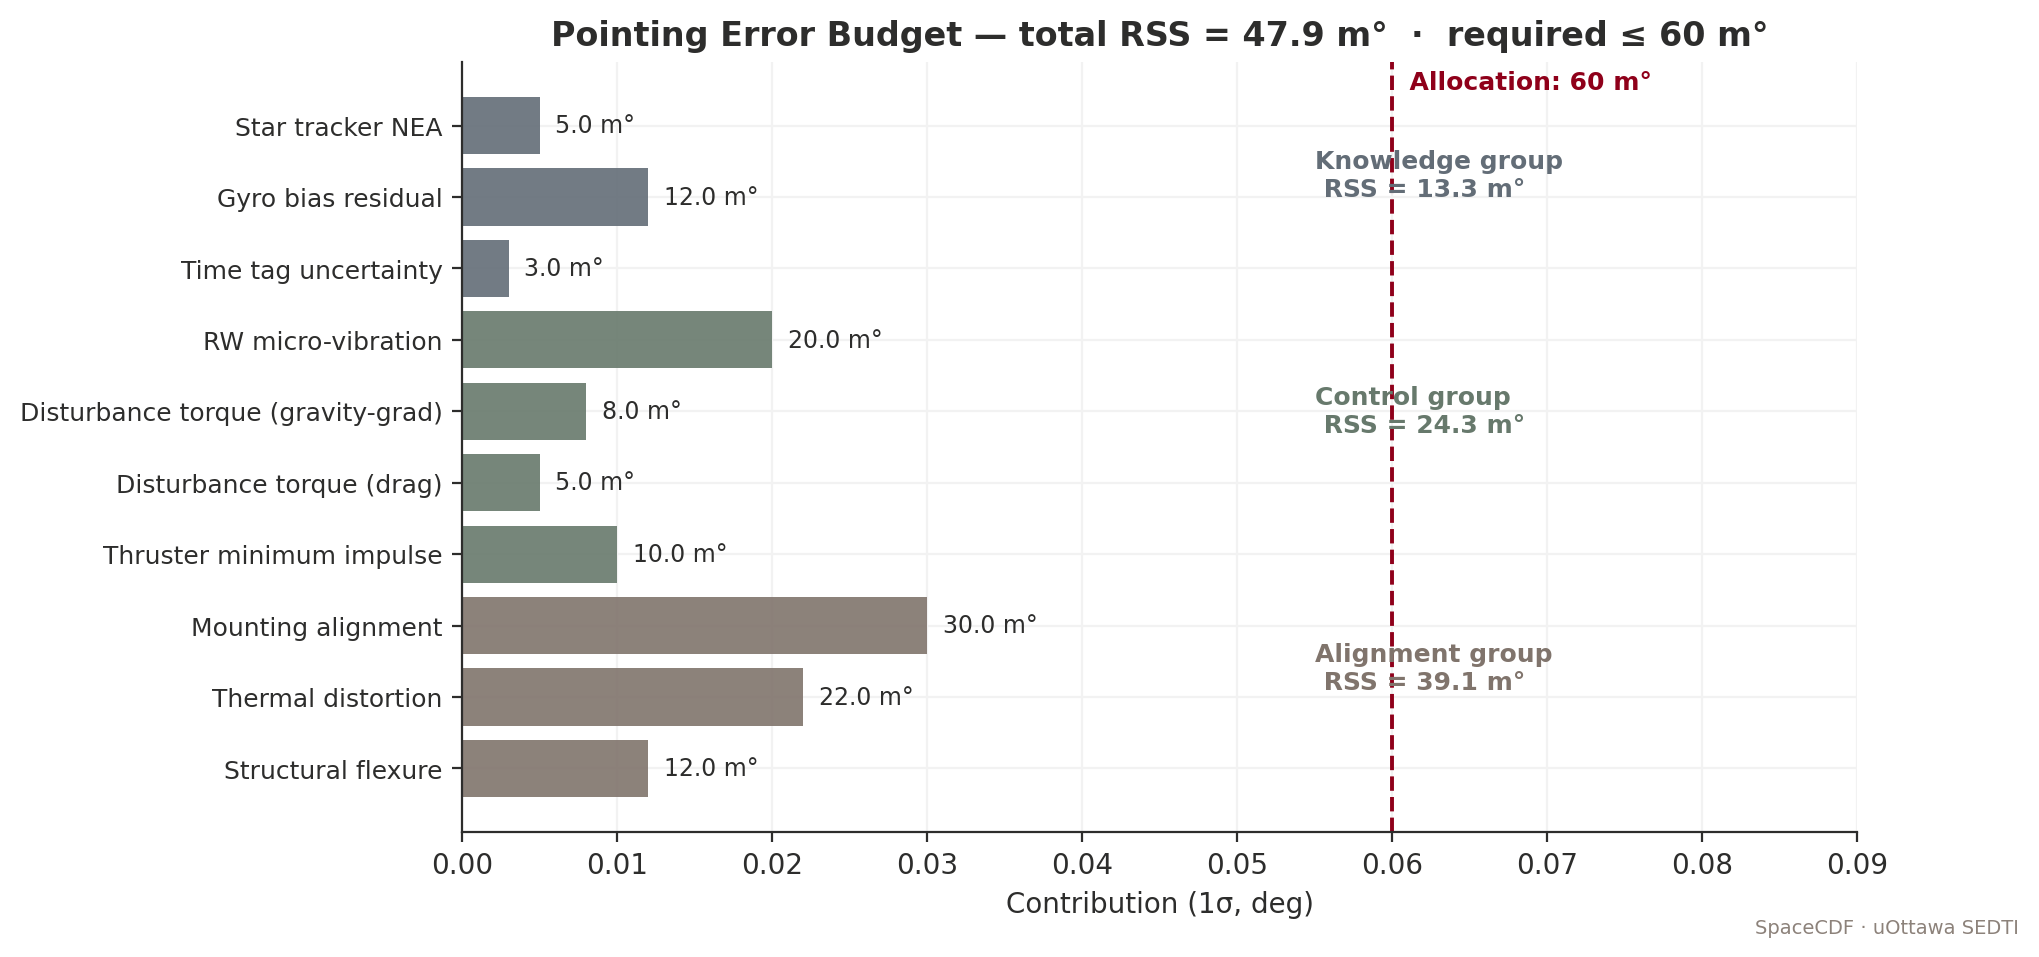

Generate this figure with Python:
"""Pointing-error budget tree — root-sum-square waterfall."""
import numpy as np
import matplotlib.pyplot as plt
from uottawa_brand import apply_style, COLORS, add_footer

apply_style()
fig, ax = plt.subplots(figsize=(9.0, 5.0))

# Budget rows — contributors (1σ, deg)
rows = [
    ("Star tracker NEA",                  0.005,   "knowledge"),
    ("Gyro bias residual",                0.012,   "knowledge"),
    ("Time tag uncertainty",              0.003,   "knowledge"),
    ("RW micro-vibration",                0.020,   "control"),
    ("Disturbance torque (gravity-grad)", 0.008,   "control"),
    ("Disturbance torque (drag)",         0.005,   "control"),
    ("Thruster minimum impulse",          0.010,   "control"),
    ("Mounting alignment",                0.030,   "alignment"),
    ("Thermal distortion",                0.022,   "alignment"),
    ("Structural flexure",                0.012,   "alignment"),
]
groups = ["knowledge", "control", "alignment"]
group_color = {"knowledge": COLORS["blue"],
               "control": COLORS["green"],
               "alignment": COLORS["warm_grey"]}

# RSS within group
group_rss = {}
for g in groups:
    vals = [v for _, v, gg in rows if gg == g]
    group_rss[g] = float(np.sqrt(np.sum(np.array(vals)**2)))

total_rss = float(np.sqrt(sum(v**2 for v in group_rss.values())))
required = 0.06   # deg, allocation for the mission

y_pos = list(range(len(rows), 0, -1))
labels = [r[0] for r in rows]
colors = [group_color[r[2]] for r in rows]
values = [r[1] for r in rows]

bars = ax.barh(y_pos, values, color=colors, alpha=0.9)
for y, v in zip(y_pos, values):
    ax.text(v + 0.001, y, f"{v*1000:.1f} m°", va="center", fontsize=8.5,
            color=COLORS["charcoal"])

ax.set_yticks(y_pos)
ax.set_yticklabels(labels, fontsize=9)
ax.set_xlabel("Contribution (1σ, deg)")
ax.set_title(f"Pointing Error Budget — total RSS = {total_rss*1000:.1f} m°  ·  required ≤ {required*1000:.0f} m°")
ax.axvline(required, color=COLORS["garnet"], ls="--", lw=1.4)
ax.text(required, len(rows)+0.6, f"  Allocation: {required*1000:.0f} m°",
        color=COLORS["garnet"], fontsize=9, fontweight="bold", va="center")

# Group annotations on right side
xpos = max(values) + 0.025
y_anno = {"knowledge": 9.3, "control": 6.0, "alignment": 2.4}
for g in groups:
    ax.text(xpos, y_anno[g],
            f"{g.title()} group\n RSS = {group_rss[g]*1000:.1f} m°",
            color=group_color[g], fontsize=9, fontweight="bold", va="center")

ax.set_xlim(0, max(values) + 0.06)
add_footer(fig)
fig.savefig("/sessions/serene-eager-noether/mnt/docs/assets/figures/fig_pointing_tree.png")
print("OK pointing tree")
